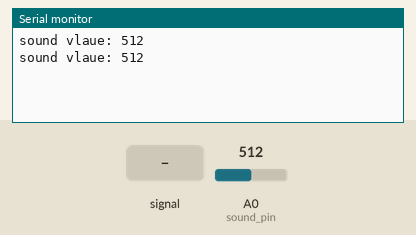
Simulated run of this sketch. Board: Arduino Uno, built with avr-gcc and run on an emulated ATmega328P. On the bench: the last lines printed to the serial monitor. The test bench sets the inputs (shaded band); at power-on: A0 (sound_pin) = 512.

Above: at 1.8 s.
1.9 s: A0 (sound_pin) fed a 200 Hz sine of ±81 counts around its level
At 2.8 s:
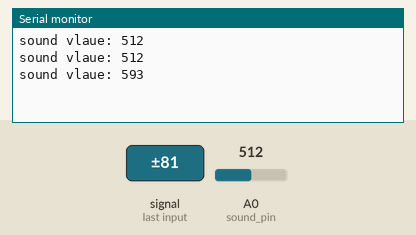
3.4 s: A0 (sound_pin) set to 716
At 4.5 s:
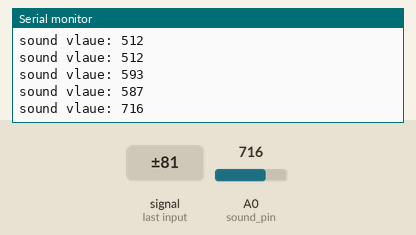
4.9 s: A0 (sound_pin) fed a 1000 Hz sine of ±255 counts around its level
At 5.8 s:
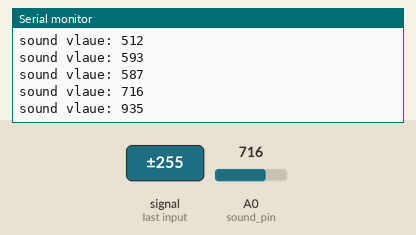
6.4 s: A0 (sound_pin) set to 900
At 7.8 s:
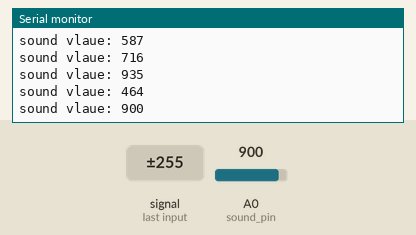
Timing chart, 0 to 8.9 s (numbered marks = the images above; inputs shaded):
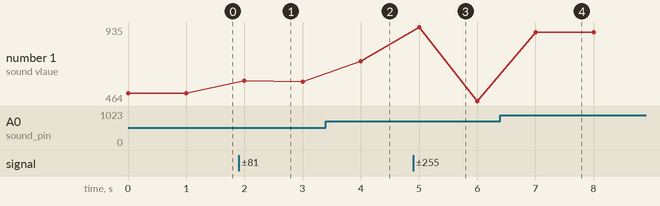

The sketch:

Arduino_sound.ino
```cpp
int sound_pin = A0;

void setup() {
  Serial.begin(9600);
  pinMode(sound_pin, INPUT);
}

void loop() {
  int sound_value = analogRead(sound_pin);
  Serial.print("sound vlaue: "); Serial.println(sound_value);
  delay(1000);
}
```

Measured:
- after the input at 1.9 s, the serial monitor: prints a new line after 0.10 s (image 1)
- after the input at 3.4 s, the serial monitor: prints a new line after 0.60 s (image 2)
- after the input at 4.9 s, the serial monitor: prints a new line after 0.10 s (image 3)
- after the input at 6.4 s, the serial monitor: prints a new line after 0.60 s (image 4)
- plotted number 1: 512 → 587 after the input at 1.9 s, 587 → 716 after the input at 3.4 s, 716 → 464 after the input at 4.9 s, 464 → 900 after the input at 6.4 s
